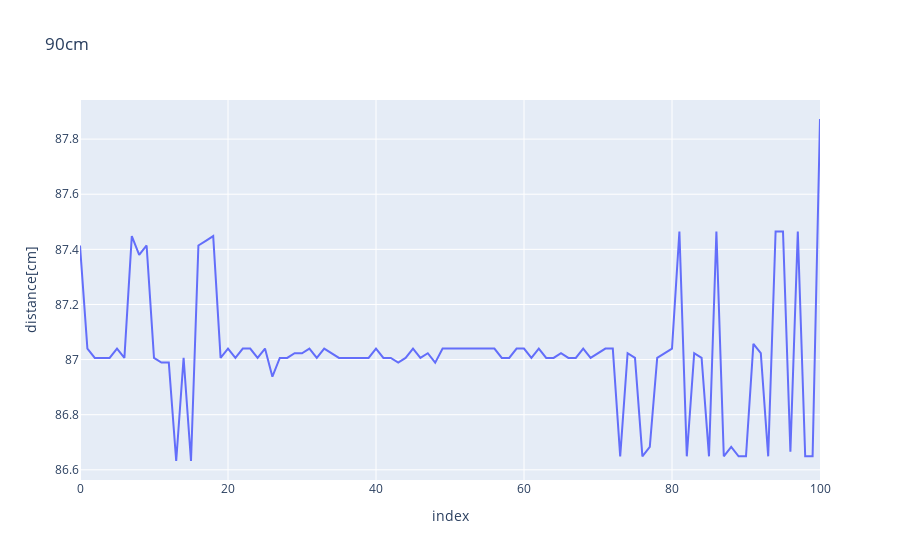
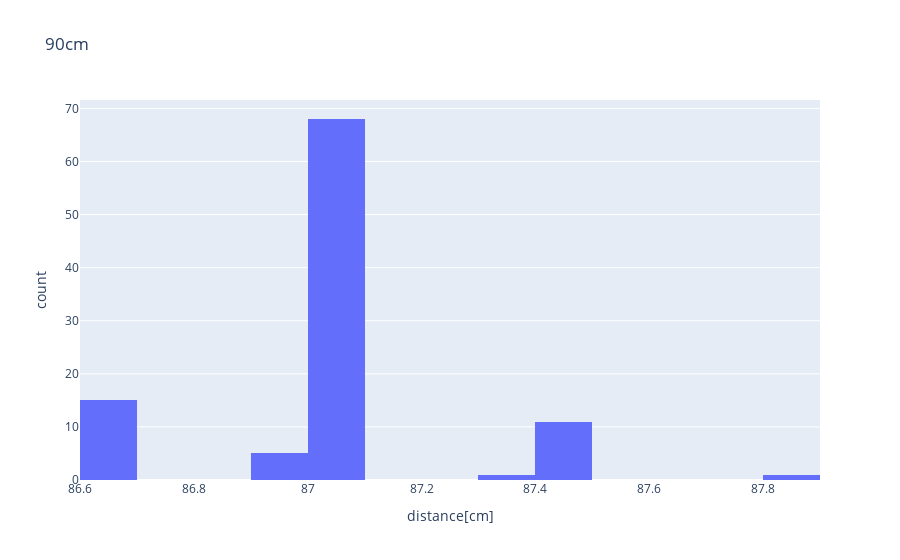

Notebook code cell kept with these figures, in order:
### Code cell
plotDistance('90cm')

### Figure 1 — Plotly figure (JSON) as saved in the notebook; plotly's stock layout.template omitted (floating-point values rounded to 4 significant figures)
{"data": [{"hovertemplate": "index=%{x}<br>distance[cm]=%{y}<extra></extra>", "legendgroup": "", "line": {"color": "#636efa", "dash": "solid"}, "marker": {"symbol": "circle"}, "mode": "lines", "name": "", "orientation": "v", "showlegend": false, "type": "scatter", "x": [0, 1, 2, 3, 4, 5, 6, 7, 8, 9, 10, 11, 12, 13, 14, 15, 16, 17, 18, 19, 20, 21, 22, 23, 24, 25, 26, 27, 28, 29, 30, 31, 32, 33, 34, 35, 36, 37, 38, 39, 40, 41, 42, 43, 44, 45, 46, 47, 48, 49, 50, 51, 52, 53, 54, 55, 56, 57, 58, 59, 60, 61, 62, 63, 64, 65, 66, 67, 68, 69, 70, 71, 72, 73, 74, 75, 76, 77, 78, 79, 80, 81, 82, 83, 84, 85, 86, 87, 88, 89, 90, 91, 92, 93, 94, 95, 96, 97, 98, 99, 100], "xaxis": "x", "y": [87.41, 87.04, 87.01, 87.01, 87.01, 87.04, 87.01, 87.45, 87.38, 87.41, 87.01, 86.99, 86.99, 86.63, 87.01, 86.63, 87.41, 87.43, 87.45, 87.01, 87.04, 87.01, 87.04, 87.04, 87.01, 87.04, 86.94, 87.01, 87.01, 87.02, 87.02, 87.04, 87.01, 87.04, 87.02, 87.01, 87.01, 87.01, 87.01, 87.01, 87.04, 87.01, 87.01, 86.99, 87.01, 87.04, 87.01, 87.02, 86.99, 87.04, 87.04, 87.04, 87.04, 87.04, 87.04, 87.04, 87.04, 87.01, 87.01, 87.04, 87.04, 87.01, 87.04, 87.01, 87.01, 87.02, 87.01, 87.01, 87.04, 87.01, 87.02, 87.04, 87.04, 86.65, 87.02, 87.01, 86.65, 86.68, 87.01, 87.02, 87.04, 87.47, 86.65, 87.02, 87.01, 86.65, 87.47, 86.65, 86.68, 86.65, 86.65, 87.06, 87.02, 86.65, 87.47, 87.47, 86.67, 87.47, 86.65, 86.65, 87.87], "yaxis": "y"}], "layout": {"legend": {"tracegroupgap": 0}, "title": {"text": "90cm"}, "xaxis": {"anchor": "y", "domain": [0, 1], "title": {"text": "index"}}, "yaxis": {"anchor": "x", "domain": [0, 1], "title": {"text": "distance[cm]"}}}}

### Figure 2 — Plotly figure (JSON) as saved in the notebook; plotly's stock layout.template omitted (floating-point values rounded to 4 significant figures)
{"data": [{"alignmentgroup": "True", "bingroup": "x", "hovertemplate": "distance[cm]=%{x}<br>count=%{y}<extra></extra>", "legendgroup": "", "marker": {"color": "#636efa", "pattern": {"shape": ""}}, "name": "", "offsetgroup": "", "orientation": "v", "showlegend": false, "type": "histogram", "x": [87.41, 87.04, 87.01, 87.01, 87.01, 87.04, 87.01, 87.45, 87.38, 87.41, 87.01, 86.99, 86.99, 86.63, 87.01, 86.63, 87.41, 87.43, 87.45, 87.01, 87.04, 87.01, 87.04, 87.04, 87.01, 87.04, 86.94, 87.01, 87.01, 87.02, 87.02, 87.04, 87.01, 87.04, 87.02, 87.01, 87.01, 87.01, 87.01, 87.01, 87.04, 87.01, 87.01, 86.99, 87.01, 87.04, 87.01, 87.02, 86.99, 87.04, 87.04, 87.04, 87.04, 87.04, 87.04, 87.04, 87.04, 87.01, 87.01, 87.04, 87.04, 87.01, 87.04, 87.01, 87.01, 87.02, 87.01, 87.01, 87.04, 87.01, 87.02, 87.04, 87.04, 86.65, 87.02, 87.01, 86.65, 86.68, 87.01, 87.02, 87.04, 87.47, 86.65, 87.02, 87.01, 86.65, 87.47, 86.65, 86.68, 86.65, 86.65, 87.06, 87.02, 86.65, 87.47, 87.47, 86.67, 87.47, 86.65, 86.65, 87.87], "xaxis": "x", "yaxis": "y"}], "layout": {"barmode": "relative", "legend": {"tracegroupgap": 0}, "title": {"text": "90cm"}, "xaxis": {"anchor": "y", "domain": [0, 1], "title": {"text": "distance[cm]"}}, "yaxis": {"anchor": "x", "domain": [0, 1], "title": {"text": "count"}}}}
